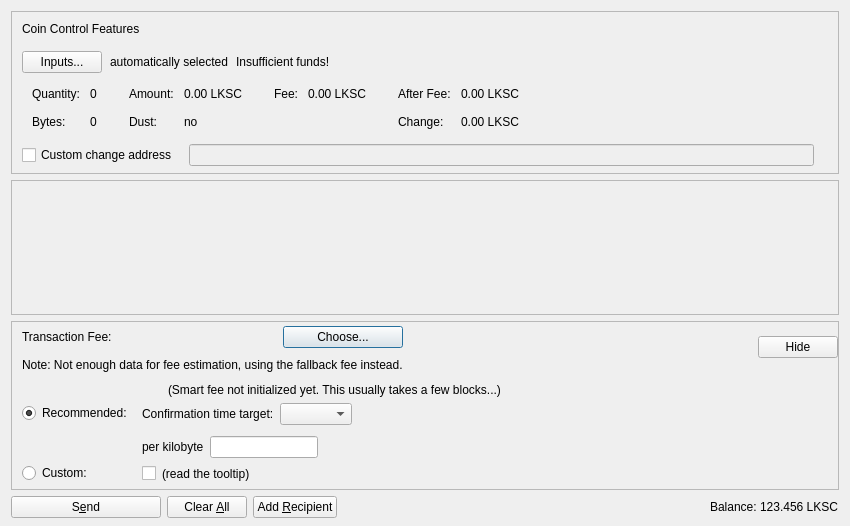
<?xml version="1.0" encoding="UTF-8"?>
<ui version="4.0">
 <class>SendCoinsDialog</class>
 <widget class="QDialog" name="SendCoinsDialog">
  <property name="geometry">
   <rect>
    <x>0</x>
    <y>0</y>
    <width>850</width>
    <height>526</height>
   </rect>
  </property>
  <property name="windowTitle">
   <string>Send Coins</string>
  </property>
  <layout class="QVBoxLayout" name="verticalLayout" stretch="0,1,0,0">
   <property name="bottomMargin">
    <number>8</number>
   </property>
   <item>
    <widget class="QFrame" name="frameCoinControl">
     <property name="sizePolicy">
      <sizepolicy hsizetype="Expanding" vsizetype="Expanding">
       <horstretch>0</horstretch>
       <verstretch>0</verstretch>
      </sizepolicy>
     </property>
     <property name="maximumSize">
      <size>
       <width>16777215</width>
       <height>16777215</height>
      </size>
     </property>
     <property name="frameShape">
      <enum>QFrame::StyledPanel</enum>
     </property>
     <property name="frameShadow">
      <enum>QFrame::Sunken</enum>
     </property>
     <layout class="QVBoxLayout" name="verticalLayoutCoinControl2">
      <property name="spacing">
       <number>0</number>
      </property>
      <property name="leftMargin">
       <number>0</number>
      </property>
      <property name="topMargin">
       <number>0</number>
      </property>
      <property name="rightMargin">
       <number>0</number>
      </property>
      <property name="bottomMargin">
       <number>6</number>
      </property>
      <item>
       <layout class="QVBoxLayout" name="verticalLayoutCoinControl" stretch="0,0,0,0,1">
        <property name="spacing">
         <number>0</number>
        </property>
        <property name="leftMargin">
         <number>10</number>
        </property>
        <property name="topMargin">
         <number>10</number>
        </property>
        <item>
         <layout class="QHBoxLayout" name="horizontalLayoutCoinControl1">
          <property name="bottomMargin">
           <number>15</number>
          </property>
          <item>
           <widget class="QLabel" name="labelCoinControlFeatures">
            <property name="sizePolicy">
             <sizepolicy hsizetype="Preferred" vsizetype="Maximum">
              <horstretch>0</horstretch>
              <verstretch>0</verstretch>
             </sizepolicy>
            </property>
            <property name="text">
             <string>Coin Control Features</string>
            </property>
           </widget>
          </item>
         </layout>
        </item>
        <item>
         <layout class="QHBoxLayout" name="horizontalLayoutCoinControl2" stretch="0,0,0,0">
          <property name="spacing">
           <number>8</number>
          </property>
          <property name="bottomMargin">
           <number>10</number>
          </property>
          <item>
           <widget class="QPushButton" name="pushButtonCoinControl">
            <property name="styleSheet">
             <string notr="true"/>
            </property>
            <property name="text">
             <string>Inputs...</string>
            </property>
            <property name="autoDefault">
             <bool>false</bool>
            </property>
           </widget>
          </item>
          <item>
           <widget class="QLabel" name="labelCoinControlAutomaticallySelected">
            <property name="text">
             <string>automatically selected</string>
            </property>
            <property name="margin">
             <number>5</number>
            </property>
           </widget>
          </item>
          <item>
           <widget class="QLabel" name="labelCoinControlInsuffFunds">
            <property name="text">
             <string>Insufficient funds!</string>
            </property>
            <property name="margin">
             <number>5</number>
            </property>
           </widget>
          </item>
          <item>
           <spacer name="horizontalSpacerCoinControl">
            <property name="orientation">
             <enum>Qt::Horizontal</enum>
            </property>
            <property name="sizeHint" stdset="0">
             <size>
              <width>40</width>
              <height>1</height>
             </size>
            </property>
           </spacer>
          </item>
         </layout>
        </item>
        <item>
         <widget class="QWidget" name="widgetCoinControl" native="true">
          <property name="sizePolicy">
           <sizepolicy hsizetype="Preferred" vsizetype="Preferred">
            <horstretch>0</horstretch>
            <verstretch>0</verstretch>
           </sizepolicy>
          </property>
          <property name="minimumSize">
           <size>
            <width>0</width>
            <height>0</height>
           </size>
          </property>
          <property name="styleSheet">
           <string notr="true"/>
          </property>
          <layout class="QHBoxLayout" name="horizontalLayoutCoinControl5">
           <property name="leftMargin">
            <number>0</number>
           </property>
           <property name="topMargin">
            <number>0</number>
           </property>
           <property name="rightMargin">
            <number>0</number>
           </property>
           <property name="bottomMargin">
            <number>0</number>
           </property>
           <item>
            <layout class="QHBoxLayout" name="horizontalLayoutCoinControl3" stretch="0,0,0,1">
             <property name="spacing">
              <number>20</number>
             </property>
             <property name="topMargin">
              <number>0</number>
             </property>
             <property name="bottomMargin">
              <number>10</number>
             </property>
             <item>
              <layout class="QFormLayout" name="formLayoutCoinControl1">
               <property name="horizontalSpacing">
                <number>10</number>
               </property>
               <property name="verticalSpacing">
                <number>14</number>
               </property>
               <property name="leftMargin">
                <number>10</number>
               </property>
               <property name="topMargin">
                <number>4</number>
               </property>
               <property name="rightMargin">
                <number>6</number>
               </property>
               <item row="0" column="0">
                <widget class="QLabel" name="labelCoinControlQuantityText">
                 <property name="text">
                  <string>Quantity:</string>
                 </property>
                 <property name="margin">
                  <number>0</number>
                 </property>
                </widget>
               </item>
               <item row="0" column="1">
                <widget class="QLabel" name="labelCoinControlQuantity">
                 <property name="cursor">
                  <cursorShape>IBeamCursor</cursorShape>
                 </property>
                 <property name="contextMenuPolicy">
                  <enum>Qt::ActionsContextMenu</enum>
                 </property>
                 <property name="text">
                  <string notr="true">0</string>
                 </property>
                 <property name="margin">
                  <number>0</number>
                 </property>
                 <property name="textInteractionFlags">
                  <set>Qt::LinksAccessibleByMouse|Qt::TextSelectableByKeyboard|Qt::TextSelectableByMouse</set>
                 </property>
                </widget>
               </item>
               <item row="1" column="0">
                <widget class="QLabel" name="labelCoinControlBytesText">
                 <property name="text">
                  <string>Bytes:</string>
                 </property>
                </widget>
               </item>
               <item row="1" column="1">
                <widget class="QLabel" name="labelCoinControlBytes">
                 <property name="cursor">
                  <cursorShape>IBeamCursor</cursorShape>
                 </property>
                 <property name="contextMenuPolicy">
                  <enum>Qt::ActionsContextMenu</enum>
                 </property>
                 <property name="text">
                  <string notr="true">0</string>
                 </property>
                 <property name="textInteractionFlags">
                  <set>Qt::LinksAccessibleByMouse|Qt::TextSelectableByKeyboard|Qt::TextSelectableByMouse</set>
                 </property>
                </widget>
               </item>
              </layout>
             </item>
             <item>
              <layout class="QFormLayout" name="formLayoutCoinControl2">
               <property name="horizontalSpacing">
                <number>10</number>
               </property>
               <property name="verticalSpacing">
                <number>14</number>
               </property>
               <property name="leftMargin">
                <number>6</number>
               </property>
               <property name="topMargin">
                <number>4</number>
               </property>
               <property name="rightMargin">
                <number>6</number>
               </property>
               <item row="0" column="0">
                <widget class="QLabel" name="labelCoinControlAmountText">
                 <property name="text">
                  <string>Amount:</string>
                 </property>
                 <property name="margin">
                  <number>0</number>
                 </property>
                </widget>
               </item>
               <item row="0" column="1">
                <widget class="QLabel" name="labelCoinControlAmount">
                 <property name="cursor">
                  <cursorShape>IBeamCursor</cursorShape>
                 </property>
                 <property name="contextMenuPolicy">
                  <enum>Qt::ActionsContextMenu</enum>
                 </property>
                 <property name="text">
                  <string notr="true">0.00 LKSC</string>
                 </property>
                 <property name="textInteractionFlags">
                  <set>Qt::LinksAccessibleByMouse|Qt::TextSelectableByKeyboard|Qt::TextSelectableByMouse</set>
                 </property>
                </widget>
               </item>
               <item row="1" column="0">
                <widget class="QLabel" name="labelCoinControlLowOutputText">
                 <property name="text">
                  <string>Dust:</string>
                 </property>
                </widget>
               </item>
               <item row="1" column="1">
                <widget class="QLabel" name="labelCoinControlLowOutput">
                 <property name="cursor">
                  <cursorShape>IBeamCursor</cursorShape>
                 </property>
                 <property name="contextMenuPolicy">
                  <enum>Qt::ActionsContextMenu</enum>
                 </property>
                 <property name="text">
                  <string notr="true">no</string>
                 </property>
                 <property name="textInteractionFlags">
                  <set>Qt::LinksAccessibleByMouse|Qt::TextSelectableByKeyboard|Qt::TextSelectableByMouse</set>
                 </property>
                </widget>
               </item>
              </layout>
             </item>
             <item>
              <layout class="QFormLayout" name="formLayoutCoinControl3">
               <property name="horizontalSpacing">
                <number>10</number>
               </property>
               <property name="verticalSpacing">
                <number>14</number>
               </property>
               <property name="leftMargin">
                <number>6</number>
               </property>
               <property name="topMargin">
                <number>4</number>
               </property>
               <property name="rightMargin">
                <number>6</number>
               </property>
               <item row="0" column="0">
                <widget class="QLabel" name="labelCoinControlFeeText">
                 <property name="text">
                  <string>Fee:</string>
                 </property>
                 <property name="margin">
                  <number>0</number>
                 </property>
                </widget>
               </item>
               <item row="0" column="1">
                <widget class="QLabel" name="labelCoinControlFee">
                 <property name="cursor">
                  <cursorShape>IBeamCursor</cursorShape>
                 </property>
                 <property name="contextMenuPolicy">
                  <enum>Qt::ActionsContextMenu</enum>
                 </property>
                 <property name="text">
                  <string notr="true">0.00 LKSC</string>
                 </property>
                 <property name="textInteractionFlags">
                  <set>Qt::LinksAccessibleByMouse|Qt::TextSelectableByKeyboard|Qt::TextSelectableByMouse</set>
                 </property>
                </widget>
               </item>
              </layout>
             </item>
             <item>
              <layout class="QFormLayout" name="formLayoutCoinControl4">
               <property name="horizontalSpacing">
                <number>10</number>
               </property>
               <property name="verticalSpacing">
                <number>14</number>
               </property>
               <property name="leftMargin">
                <number>6</number>
               </property>
               <property name="topMargin">
                <number>4</number>
               </property>
               <property name="rightMargin">
                <number>6</number>
               </property>
               <item row="0" column="0">
                <widget class="QLabel" name="labelCoinControlAfterFeeText">
                 <property name="text">
                  <string>After Fee:</string>
                 </property>
                 <property name="margin">
                  <number>0</number>
                 </property>
                </widget>
               </item>
               <item row="0" column="1">
                <widget class="QLabel" name="labelCoinControlAfterFee">
                 <property name="cursor">
                  <cursorShape>IBeamCursor</cursorShape>
                 </property>
                 <property name="contextMenuPolicy">
                  <enum>Qt::ActionsContextMenu</enum>
                 </property>
                 <property name="text">
                  <string notr="true">0.00 LKSC</string>
                 </property>
                 <property name="textInteractionFlags">
                  <set>Qt::LinksAccessibleByMouse|Qt::TextSelectableByKeyboard|Qt::TextSelectableByMouse</set>
                 </property>
                </widget>
               </item>
               <item row="1" column="0">
                <widget class="QLabel" name="labelCoinControlChangeText">
                 <property name="text">
                  <string>Change:</string>
                 </property>
                </widget>
               </item>
               <item row="1" column="1">
                <widget class="QLabel" name="labelCoinControlChange">
                 <property name="cursor">
                  <cursorShape>IBeamCursor</cursorShape>
                 </property>
                 <property name="contextMenuPolicy">
                  <enum>Qt::ActionsContextMenu</enum>
                 </property>
                 <property name="text">
                  <string notr="true">0.00 LKSC</string>
                 </property>
                 <property name="textInteractionFlags">
                  <set>Qt::LinksAccessibleByMouse|Qt::TextSelectableByKeyboard|Qt::TextSelectableByMouse</set>
                 </property>
                </widget>
               </item>
              </layout>
             </item>
            </layout>
           </item>
          </layout>
         </widget>
        </item>
        <item>
         <layout class="QHBoxLayout" name="horizontalLayoutCoinControl4" stretch="0,0,0">
          <property name="spacing">
           <number>12</number>
          </property>
          <property name="sizeConstraint">
           <enum>QLayout::SetDefaultConstraint</enum>
          </property>
          <property name="topMargin">
           <number>5</number>
          </property>
          <property name="rightMargin">
           <number>5</number>
          </property>
          <item>
           <widget class="QCheckBox" name="checkBoxCoinControlChange">
            <property name="toolTip">
             <string>If this is activated, but the change address is empty or invalid, change will be sent to a newly generated address.</string>
            </property>
            <property name="text">
             <string>Custom change address</string>
            </property>
           </widget>
          </item>
          <item>
           <widget class="QValidatedLineEdit" name="lineEditCoinControlChange">
            <property name="enabled">
             <bool>false</bool>
            </property>
            <property name="sizePolicy">
             <sizepolicy hsizetype="Expanding" vsizetype="Fixed">
              <horstretch>0</horstretch>
              <verstretch>0</verstretch>
             </sizepolicy>
            </property>
           </widget>
          </item>
          <item>
           <widget class="QLabel" name="labelCoinControlChangeLabel">
            <property name="sizePolicy">
             <sizepolicy hsizetype="Preferred" vsizetype="Expanding">
              <horstretch>0</horstretch>
              <verstretch>0</verstretch>
             </sizepolicy>
            </property>
            <property name="minimumSize">
             <size>
              <width>0</width>
              <height>0</height>
             </size>
            </property>
            <property name="text">
             <string/>
            </property>
            <property name="margin">
             <number>3</number>
            </property>
           </widget>
          </item>
         </layout>
        </item>
        <item>
         <spacer name="verticalSpacerCoinControl">
          <property name="orientation">
           <enum>Qt::Vertical</enum>
          </property>
          <property name="sizeHint" stdset="0">
           <size>
            <width>800</width>
            <height>1</height>
           </size>
          </property>
         </spacer>
        </item>
       </layout>
      </item>
     </layout>
    </widget>
   </item>
   <item>
    <widget class="QScrollArea" name="scrollArea">
     <property name="widgetResizable">
      <bool>true</bool>
     </property>
     <widget class="QWidget" name="scrollAreaWidgetContents">
      <property name="geometry">
       <rect>
        <x>0</x>
        <y>0</y>
        <width>830</width>
        <height>104</height>
       </rect>
      </property>
      <layout class="QVBoxLayout" name="verticalLayout_2" stretch="0,1">
       <property name="leftMargin">
        <number>0</number>
       </property>
       <property name="topMargin">
        <number>0</number>
       </property>
       <property name="rightMargin">
        <number>0</number>
       </property>
       <property name="bottomMargin">
        <number>0</number>
       </property>
       <item>
        <layout class="QVBoxLayout" name="entries">
         <property name="spacing">
          <number>6</number>
         </property>
        </layout>
       </item>
       <item>
        <spacer name="verticalSpacer">
         <property name="orientation">
          <enum>Qt::Vertical</enum>
         </property>
         <property name="sizeHint" stdset="0">
          <size>
           <width>20</width>
           <height>40</height>
          </size>
         </property>
        </spacer>
       </item>
      </layout>
     </widget>
    </widget>
   </item>
   <item>
    <widget class="QFrame" name="frameFee">
     <property name="sizePolicy">
      <sizepolicy hsizetype="Expanding" vsizetype="Expanding">
       <horstretch>0</horstretch>
       <verstretch>0</verstretch>
      </sizepolicy>
     </property>
     <property name="maximumSize">
      <size>
       <width>16777215</width>
       <height>16777215</height>
      </size>
     </property>
     <property name="frameShape">
      <enum>QFrame::StyledPanel</enum>
     </property>
     <property name="frameShadow">
      <enum>QFrame::Sunken</enum>
     </property>
     <layout class="QVBoxLayout" name="verticalLayoutFee1">
      <property name="spacing">
       <number>0</number>
      </property>
      <property name="leftMargin">
       <number>0</number>
      </property>
      <property name="topMargin">
       <number>0</number>
      </property>
      <property name="rightMargin">
       <number>0</number>
      </property>
      <property name="bottomMargin">
       <number>0</number>
      </property>
      <item>
       <layout class="QVBoxLayout" name="verticalLayoutFee2" stretch="0,0,0">
        <property name="spacing">
         <number>0</number>
        </property>
        <property name="leftMargin">
         <number>10</number>
        </property>
        <property name="topMargin">
         <number>0</number>
        </property>
        <item>
         <layout class="QHBoxLayout" name="horizontalLayoutFee1">
          <property name="bottomMargin">
           <number>0</number>
          </property>
          <item>
           <layout class="QVBoxLayout" name="verticalLayoutFee7">
            <property name="spacing">
             <number>0</number>
            </property>
            <item>
             <spacer name="verticalSpacerSmartFee">
              <property name="orientation">
               <enum>Qt::Vertical</enum>
              </property>
              <property name="sizeType">
               <enum>QSizePolicy::Fixed</enum>
              </property>
              <property name="sizeHint" stdset="0">
               <size>
                <width>1</width>
                <height>4</height>
               </size>
              </property>
             </spacer>
            </item>
            <item>
             <layout class="QHBoxLayout" name="horizontalLayoutSmartFee">
              <property name="spacing">
               <number>10</number>
              </property>
              <item>
               <widget class="QLabel" name="labelFeeHeadline">
                <property name="sizePolicy">
                 <sizepolicy hsizetype="Preferred" vsizetype="Maximum">
                  <horstretch>0</horstretch>
                  <verstretch>0</verstretch>
                 </sizepolicy>
                </property>
                <property name="text">
                 <string>Transaction Fee:</string>
                </property>
               </widget>
              </item>
              <item>
               <widget class="QLabel" name="labelFeeMinimized">
                <property name="text">
                 <string/>
                </property>
               </widget>
              </item>
              <item>
               <widget class="QPushButton" name="buttonChooseFee">
                <property name="text">
                 <string>Choose...</string>
                </property>
               </widget>
              </item>
             </layout>
            </item>
            <item>
             <spacer name="verticalSpacer_7">
              <property name="orientation">
               <enum>Qt::Vertical</enum>
              </property>
              <property name="sizeHint" stdset="0">
               <size>
                <width>1</width>
                <height>10</height>
               </size>
              </property>
             </spacer>
            </item>
            <item>
             <widget class="QLabel" name="fallbackFeeWarningLabel">
              <property name="toolTip">
               <string>Using the fallbackfee can result in sending a transaction that will take several hours or days (or never) to confirm. Consider choosing your fee manually or wait until you have validated the complete chain.</string>
              </property>
              <property name="text">
               <string>Note: Not enough data for fee estimation, using the fallback fee instead.</string>
              </property>
              <property name="wordWrap">
               <bool>false</bool>
              </property>
             </widget>
            </item>
            <item>
             <spacer name="verticalSpacer_5">
              <property name="orientation">
               <enum>Qt::Vertical</enum>
              </property>
              <property name="sizeHint" stdset="0">
               <size>
                <width>1</width>
                <height>1</height>
               </size>
              </property>
             </spacer>
            </item>
           </layout>
          </item>
          <item>
           <spacer name="horizontalSpacer_4">
            <property name="orientation">
             <enum>Qt::Horizontal</enum>
            </property>
            <property name="sizeHint" stdset="0">
             <size>
              <width>1</width>
              <height>1</height>
             </size>
            </property>
           </spacer>
          </item>
          <item>
           <widget class="QPushButton" name="buttonMinimizeFee">
            <property name="toolTip">
             <string>collapse fee-settings</string>
            </property>
            <property name="text">
             <string>Hide</string>
            </property>
           </widget>
          </item>
         </layout>
        </item>
        <item>
         <widget class="QFrame" name="frameFeeSelection">
          <layout class="QVBoxLayout" name="verticalLayoutFee12">
           <property name="spacing">
            <number>0</number>
           </property>
           <property name="leftMargin">
            <number>0</number>
           </property>
           <property name="topMargin">
            <number>0</number>
           </property>
           <property name="rightMargin">
            <number>0</number>
           </property>
           <property name="bottomMargin">
            <number>0</number>
           </property>
           <item>
            <layout class="QGridLayout" name="gridLayoutFee">
             <property name="topMargin">
              <number>10</number>
             </property>
             <property name="bottomMargin">
              <number>4</number>
             </property>
             <property name="horizontalSpacing">
              <number>10</number>
             </property>
             <property name="verticalSpacing">
              <number>4</number>
             </property>
             <item row="1" column="1">
              <layout class="QVBoxLayout" name="verticalLayoutFee8">
               <property name="spacing">
                <number>6</number>
               </property>
               <property name="topMargin">
                <number>3</number>
               </property>
               <item>
                <layout class="QHBoxLayout" name="horizontalLayoutFee13" stretch="0,0,1">
                 <item>
                  <widget class="QLabel" name="labelCustomPerKilobyte">
                   <property name="toolTip">
                    <string>If the custom fee is set to 1000 liberty and the transaction is only 250 bytes, then &quot;per kilobyte&quot; only pays 250 liberty in fee,&lt;br /&gt;while &quot;at least&quot; pays 1000 liberty. For transactions bigger than a kilobyte both pay by kilobyte.</string>
                   </property>
                   <property name="text">
                    <string>per kilobyte</string>
                   </property>
                  </widget>
                 </item>
                 <item>
                  <widget class="BitcoinAmountField" name="customFee"/>
                 </item>
                 <item>
                  <spacer name="horizontalSpacer_6">
                   <property name="orientation">
                    <enum>Qt::Horizontal</enum>
                   </property>
                   <property name="sizeHint" stdset="0">
                    <size>
                     <width>1</width>
                     <height>1</height>
                    </size>
                   </property>
                  </spacer>
                 </item>
                </layout>
               </item>
               <item>
                <layout class="QHBoxLayout" name="horizontalLayoutFee8">
                 <item>
                  <widget class="QCheckBox" name="checkBoxMinimumFee">
                   <property name="toolTip">
                    <string>Paying only the minimum fee is just fine as long as there is less transaction volume than space in the blocks.&lt;br /&gt;But be aware that this can end up in a never confirming transaction once there is more demand for lks transactions than the network can process.</string>
                   </property>
                   <property name="text">
                    <string/>
                   </property>
                  </widget>
                 </item>
                 <item>
                  <widget class="QLabel" name="labelMinFeeWarning">
                   <property name="enabled">
                    <bool>true</bool>
                   </property>
                   <property name="toolTip">
                    <string>Paying only the minimum fee is just fine as long as there is less transaction volume than space in the blocks.&lt;br /&gt;But be aware that this can end up in a never confirming transaction once there is more demand for lks transactions than the network can process.</string>
                   </property>
                   <property name="text">
                    <string>(read the tooltip)</string>
                   </property>
                   <property name="margin">
                    <number>5</number>
                   </property>
                  </widget>
                 </item>
                 <item>
                  <spacer name="horizontalSpacer_2">
                   <property name="orientation">
                    <enum>Qt::Horizontal</enum>
                   </property>
                   <property name="sizeHint" stdset="0">
                    <size>
                     <width>1</width>
                     <height>1</height>
                    </size>
                   </property>
                  </spacer>
                 </item>
                </layout>
               </item>
              </layout>
             </item>
             <item row="0" column="0">
              <layout class="QVBoxLayout" name="verticalLayoutFee4" stretch="0,1">
               <property name="topMargin">
                <number>20</number>
               </property>
               <property name="bottomMargin">
                <number>3</number>
               </property>
               <item>
                <widget class="QRadioButton" name="radioSmartFee">
                 <property name="text">
                  <string>Recommended:</string>
                 </property>
                 <property name="checked">
                  <bool>true</bool>
                 </property>
                 <attribute name="buttonGroup">
                  <string notr="true">groupFee</string>
                 </attribute>
                </widget>
               </item>
               <item>
                <spacer name="verticalSpacer_2">
                 <property name="orientation">
                  <enum>Qt::Vertical</enum>
                 </property>
                 <property name="sizeHint" stdset="0">
                  <size>
                   <width>1</width>
                   <height>1</height>
                  </size>
                 </property>
                </spacer>
               </item>
              </layout>
             </item>
             <item row="1" column="0">
              <layout class="QVBoxLayout" name="verticalLayoutFee9" stretch="0,1">
               <property name="topMargin">
                <number>30</number>
               </property>
               <item>
                <widget class="QRadioButton" name="radioCustomFee">
                 <property name="text">
                  <string>Custom:</string>
                 </property>
                 <attribute name="buttonGroup">
                  <string notr="true">groupFee</string>
                 </attribute>
                </widget>
               </item>
               <item>
                <spacer name="verticalSpacer_6">
                 <property name="orientation">
                  <enum>Qt::Vertical</enum>
                 </property>
                 <property name="sizeHint" stdset="0">
                  <size>
                   <width>1</width>
                   <height>1</height>
                  </size>
                 </property>
                </spacer>
               </item>
              </layout>
             </item>
             <item row="0" column="1">
              <layout class="QVBoxLayout" name="verticalLayoutFee3" stretch="0,0,1">
               <property name="spacing">
                <number>6</number>
               </property>
               <property name="topMargin">
                <number>0</number>
               </property>
               <property name="bottomMargin">
                <number>3</number>
               </property>
               <item>
                <layout class="QHBoxLayout" name="horizontalLayoutFee12">
                 <item>
                  <widget class="QLabel" name="labelSmartFee">
                   <property name="text">
                    <string/>
                   </property>
                   <property name="margin">
                    <number>2</number>
                   </property>
                  </widget>
                 </item>
                 <item>
                  <widget class="QLabel" name="labelFeeEstimation">
                   <property name="text">
                    <string/>
                   </property>
                  </widget>
                 </item>
                 <item>
                  <widget class="QLabel" name="labelSmartFee2">
                   <property name="text">
                    <string>(Smart fee not initialized yet. This usually takes a few blocks...)</string>
                   </property>
                   <property name="margin">
                    <number>2</number>
                   </property>
                  </widget>
                 </item>
                 <item>
                  <spacer name="horizontalSpacer_5">
                   <property name="orientation">
                    <enum>Qt::Horizontal</enum>
                   </property>
                   <property name="sizeHint" stdset="0">
                    <size>
                     <width>1</width>
                     <height>1</height>
                    </size>
                   </property>
                  </spacer>
                 </item>
                </layout>
               </item>
               <item>
                <layout class="QHBoxLayout" name="horizontalLayoutFee9">
                 <item>
                  <layout class="QVBoxLayout" name="verticalLayoutFee6">
                   <item>
                    <widget class="QLabel" name="labelSmartFee3">
                     <property name="text">
                      <string>Confirmation time target:</string>
                     </property>
                     <property name="margin">
                      <number>2</number>
                     </property>
                    </widget>
                   </item>
                  </layout>
                 </item>
                 <item>
                  <layout class="QVBoxLayout" name="verticalLayoutFee5">
                   <property name="rightMargin">
                    <number>30</number>
                   </property>
                   <item>
                    <layout class="QHBoxLayout" name="horizontalLayoutConfTarget">
                     <property name="bottomMargin">
                      <number>0</number>
                     </property>
                     <item>
                      <widget class="QComboBox" name="confTargetSelector"/>
                     </item>
                     <item>
                      <spacer name="horizontalSpacerConfTarget">
                       <property name="orientation">
                        <enum>Qt::Horizontal</enum>
                       </property>
                       <property name="sizeHint" stdset="0">
                        <size>
                         <width>40</width>
                         <height>20</height>
                        </size>
                       </property>
                      </spacer>
                     </item>
                    </layout>
                   </item>
                  </layout>
                 </item>
                </layout>
               </item>
               <item>
                <spacer name="verticalSpacer_4">
                 <property name="orientation">
                  <enum>Qt::Vertical</enum>
                 </property>
                 <property name="sizeHint" stdset="0">
                  <size>
                   <width>1</width>
                   <height>1</height>
                  </size>
                 </property>
                </spacer>
               </item>
              </layout>
             </item>
            </layout>
           </item>
          </layout>
         </widget>
        </item>
        <item>
         <spacer name="verticalSpacerFee">
          <property name="orientation">
           <enum>Qt::Vertical</enum>
          </property>
          <property name="sizeHint" stdset="0">
           <size>
            <width>800</width>
            <height>1</height>
           </size>
          </property>
         </spacer>
        </item>
       </layout>
      </item>
     </layout>
    </widget>
   </item>
   <item>
    <layout class="QHBoxLayout" name="horizontalLayout">
     <item>
      <widget class="QPushButton" name="sendButton">
       <property name="minimumSize">
        <size>
         <width>150</width>
         <height>0</height>
        </size>
       </property>
       <property name="toolTip">
        <string>Confirm the send action</string>
       </property>
       <property name="text">
        <string>S&amp;end</string>
       </property>
       <property name="autoDefault">
        <bool>false</bool>
       </property>
       <property name="default">
        <bool>false</bool>
       </property>
      </widget>
     </item>
     <item>
      <widget class="QPushButton" name="clearButton">
       <property name="sizePolicy">
        <sizepolicy hsizetype="Minimum" vsizetype="Fixed">
         <horstretch>0</horstretch>
         <verstretch>0</verstretch>
        </sizepolicy>
       </property>
       <property name="toolTip">
        <string>Clear all fields of the form.</string>
       </property>
       <property name="text">
        <string>Clear &amp;All</string>
       </property>
       <property name="autoDefault">
        <bool>false</bool>
       </property>
      </widget>
     </item>
     <item>
      <widget class="QPushButton" name="addButton">
       <property name="toolTip">
        <string>Send to multiple recipients at once</string>
       </property>
       <property name="text">
        <string>Add &amp;Recipient</string>
       </property>
       <property name="autoDefault">
        <bool>false</bool>
       </property>
      </widget>
     </item>
     <item>
      <spacer name="horizontalSpacer">
       <property name="orientation">
        <enum>Qt::Horizontal</enum>
       </property>
       <property name="sizeHint" stdset="0">
        <size>
         <width>40</width>
         <height>20</height>
        </size>
       </property>
      </spacer>
     </item>
     <item>
      <layout class="QHBoxLayout" name="horizontalLayout_2">
       <property name="spacing">
        <number>3</number>
       </property>
       <item>
        <widget class="QLabel" name="labelBalanceText">
         <property name="text">
          <string>Balance:</string>
         </property>
        </widget>
       </item>
       <item>
        <widget class="QLabel" name="labelBalance">
         <property name="sizePolicy">
          <sizepolicy hsizetype="Preferred" vsizetype="Preferred">
           <horstretch>0</horstretch>
           <verstretch>0</verstretch>
          </sizepolicy>
         </property>
         <property name="cursor">
          <cursorShape>IBeamCursor</cursorShape>
         </property>
         <property name="text">
          <string notr="true">123.456 LKSC</string>
         </property>
         <property name="textInteractionFlags">
          <set>Qt::LinksAccessibleByMouse|Qt::TextSelectableByKeyboard|Qt::TextSelectableByMouse</set>
         </property>
        </widget>
       </item>
      </layout>
     </item>
    </layout>
   </item>
  </layout>
 </widget>
 <customwidgets>
  <customwidget>
   <class>QValidatedLineEdit</class>
   <extends>QLineEdit</extends>
   <header>qt/qvalidatedlineedit.h</header>
  </customwidget>
  <customwidget>
   <class>BitcoinAmountField</class>
   <extends>QLineEdit</extends>
   <header>qt/bitcoinamountfield.h</header>
   <container>1</container>
  </customwidget>
 </customwidgets>
 <resources>
  <include location="../lks.qrc"/>
 </resources>
 <connections/>
 <buttongroups>
  <buttongroup name="groupFee"/>
 </buttongroups>
</ui>
